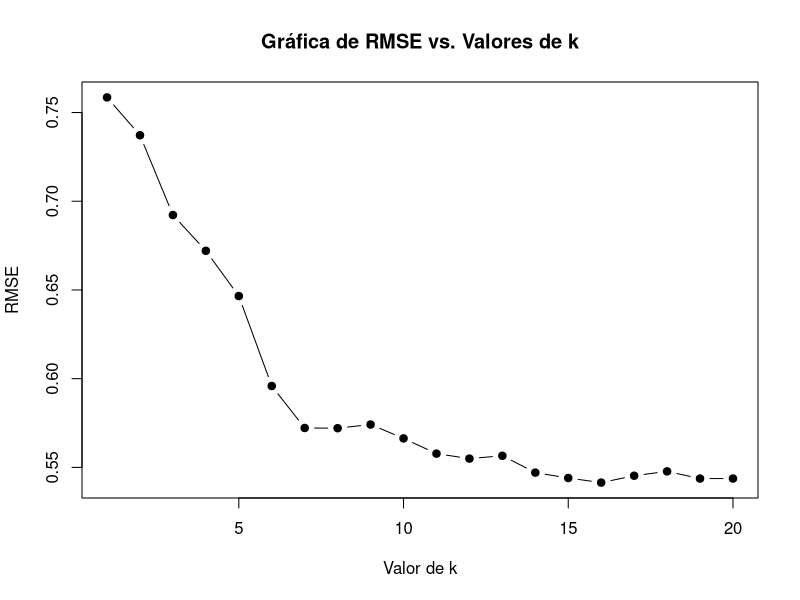

Reproduce this figure in R. (Note: this script raises an error after producing the figure.)
## ---- chunk 1
  train_data <- read.csv("train_set.csv", stringsAsFactors = FALSE)
  test_data <- read.csv("test_set.csv", stringsAsFactors = FALSE)
  
  head(train_data)   # Muestra las primeras filas
  str(train_data)    # Muestra la estructura del dataset
  summary(train_data) # Resumen estadístico
## ---- chunk 2
# Cargar librerías necesarias
library(FNN)  # Para la función knn.reg
library(caret)  # Para preprocesamiento
library(Metrics)  # Para métricas de evaluación

# Cargar los datos
house_data <- read.csv("train_set.csv")

# Preprocesamiento: manejo de valores faltantes y normalización
pre_proc <- preProcess(house_data[, c("LotArea", "OverallQual", "GrLivArea", "YearBuilt", "TotRmsAbvGrd", "GarageCars", "SalePrice")], 
                       method = c("center", "scale"))
house_data_normalized <- predict(pre_proc, house_data)

# Dividir los datos en entrenamiento y prueba (80% entrenamiento, 20% prueba)
set.seed(123)  # Para reproducibilidad
train_index <- createDataPartition(house_data_normalized$SalePrice, p = 0.8, list = FALSE)
train_data <- house_data_normalized[train_index, ]
test_data <- house_data_normalized[-train_index, ]

# Preparar los conjuntos de entrenamiento y prueba
X_train <- train_data[, c("LotArea", "OverallQual", "GrLivArea", "YearBuilt", "TotRmsAbvGrd", "GarageCars")]
y_train <- train_data$SalePrice
X_test <- test_data[, c("LotArea", "OverallQual", "GrLivArea", "YearBuilt", "TotRmsAbvGrd", "GarageCars")]
y_test <- test_data$SalePrice

# Entrenamiento del modelo KNN (con k = 5)
knn_model <- knn.reg(train = X_train, test = X_train, y = y_train, k = 5)

# Predicción sobre el conjunto de prueba
knn_predictions <- knn.reg(train = X_train, test = X_test, y = y_train, k = 5)

# Evaluación del modelo
# Calcular RMSE (Root Mean Squared Error)
rmse_value <- rmse(y_test, knn_predictions$pred)
print(paste("RMSE:", rmse_value))

# Calcular R²
r_squared <- 1 - (sum((knn_predictions$pred - y_test)^2) / sum((y_test - mean(y_test))^2))
print(paste("R²:", r_squared))

# Probar diferentes valores de k (ejemplo: de 1 a 20) para encontrar el mejor k
errors <- c()
for (k in 1:20) {
  knn_model <- knn.reg(train = X_train, test = X_test, y = y_train, k = k)
  errors[k] <- rmse(y_test, knn_model$pred)
}

# Visualizar los errores por cada valor de k
plot(1:20, errors, type = "b", pch = 19, xlab = "Valor de k", ylab = "RMSE")

# Agregar el título a la gráfica
title(main = "Gráfica de RMSE vs. Valores de k")
## ---- chunk 3
# Cargar librerías necesarias
library(FNN)  # Para la función knn.reg
library(caret)  # Para preprocesamiento
library(Metrics)  # Para métricas de evaluación

# Cargar los datos
house_data <- read.csv("train_set.csv")

# Preprocesamiento: manejo de valores faltantes y normalización
pre_proc <- preProcess(house_data[, c("LotArea", "OverallQual", "GrLivArea", "YearBuilt", "TotRmsAbvGrd", "GarageCars", "SalePrice")], 
                       method = c("center", "scale"))
house_data_normalized <- predict(pre_proc, house_data)

# Dividir los datos en entrenamiento y prueba (80% entrenamiento, 20% prueba)
set.seed(123)  # Para reproducibilidad
train_index <- createDataPartition(house_data_normalized$SalePrice, p = 0.8, list = FALSE)
train_data <- house_data_normalized[train_index, ]
test_data <- house_data_normalized[-train_index, ]

# Preparar los conjuntos de entrenamiento y prueba
X_train <- train_data[, c("LotArea", "OverallQual", "GrLivArea", "YearBuilt", "TotRmsAbvGrd", "GarageCars")]
y_train <- train_data$SalePrice
X_test <- test_data[, c("LotArea", "OverallQual", "GrLivArea", "YearBuilt", "TotRmsAbvGrd", "GarageCars")]
y_test <- test_data$SalePrice

# Entrenamiento del modelo KNN (con k = 5)
knn_model <- knn.reg(train = X_train, test = X_train, y = y_train, k = 5)

# Predicción sobre el conjunto de prueba
knn_predictions <- knn.reg(train = X_train, test = X_test, y = y_train, k = 5)

# Calcular RMSE (Root Mean Squared Error)
rmse_value <- rmse(y_test, knn_predictions$pred)
print(paste("RMSE:", rmse_value))

# Calcular R² (Coeficiente de Determinación)
r_squared <- 1 - (sum((knn_predictions$pred - y_test)^2) / sum((y_test - mean(y_test))^2))
print(paste("R²:", r_squared))
## ---- chunk 4
# Cargar librerías necesarias
library(class)   # Para KNN
library(caret)   # Para preprocesamiento y evaluación
library(dplyr)   # Para manipulación de datos

# Cargar los conjuntos de datos de entrenamiento y prueba
train_data <- read.csv("train_set.csv", stringsAsFactors = FALSE)
test_data <- read.csv("test_set.csv", stringsAsFactors = FALSE)

# Inspección inicial de los datos
cat("Primeras filas de los datos de entrenamiento:\n")
head(train_data)

cat("\nEstructura de los datos de entrenamiento:\n")
str(train_data)

cat("\nResumen de las variables de entrenamiento:\n")
summary(train_data)

# Verificar y asegurar que SalePrice sea numérico
train_data$SalePrice <- as.numeric(train_data$SalePrice)
test_data$SalePrice <- as.numeric(test_data$SalePrice)

# Eliminar filas con NA en SalePrice
train_data <- train_data[!is.na(train_data$SalePrice), ]
test_data <- test_data[!is.na(test_data$SalePrice), ]

# Convertir SalePrice en una variable categórica para clasificación (Económica, Intermedia, Cara)
quantiles <- quantile(train_data$SalePrice, probs = c(0.33, 0.66), na.rm = TRUE)

train_data$Categoria <- cut(train_data$SalePrice,
                             breaks = c(-Inf, quantiles[1], quantiles[2], Inf),
                             labels = c("Económica", "Intermedia", "Cara"))

test_data$Categoria <- cut(test_data$SalePrice,
                            breaks = c(-Inf, quantiles[1], quantiles[2], Inf),
                            labels = c("Económica", "Intermedia", "Cara"))

train_data$Categoria <- as.factor(train_data$Categoria)
test_data$Categoria <- as.factor(test_data$Categoria)

# Asegurar que las variables categóricas tengan los mismos niveles en train y test
categorical_vars <- names(train_data)[sapply(train_data, is.factor)]
for (var in categorical_vars) {
  test_data[[var]] <- factor(test_data[[var]], levels = levels(train_data[[var]]))
}

# Preprocesamiento de datos: seleccionar variables predictoras (sin SalePrice y Categoria)
train_features <- train_data[, -which(names(train_data) %in% c("SalePrice", "Categoria"))]
test_features <- test_data[, -which(names(test_data) %in% c("SalePrice", "Categoria"))]

# Variable respuesta (Categoría)
train_labels <- train_data$Categoria
test_labels <- test_data$Categoria

# --- Modelo KNN para Clasificación ---
# Seleccionar el valor de k (número de vecinos)
k_value <- 5

# Entrenar el modelo KNN y hacer predicciones en el conjunto de prueba
knn_pred <- knn(train = train_features, test = test_features, cl = train_labels, k = k_value)

# Evaluación del modelo de clasificación: Matriz de confusión, Accuracy, Kappa y F1-Score
conf_matrix <- confusionMatrix(knn_pred, test_labels)

# Imprimir matriz de confusión y métricas
print(conf_matrix)

# F1-Score por categoría
f1_scores <- conf_matrix$byClass[, "F1"]

cat("Precisión global (Accuracy):", conf_matrix$overall["Accuracy"], "\n")
cat("Índice Kappa:", conf_matrix$overall["Kappa"], "\n")
cat("F1-Score por categoría:\n")
print(f1_scores)
## ---- chunk 5

## ---- chunk 6

## ---- chunk 7

## ---- chunk 8

## ---- chunk 9

## ---- chunk 10
